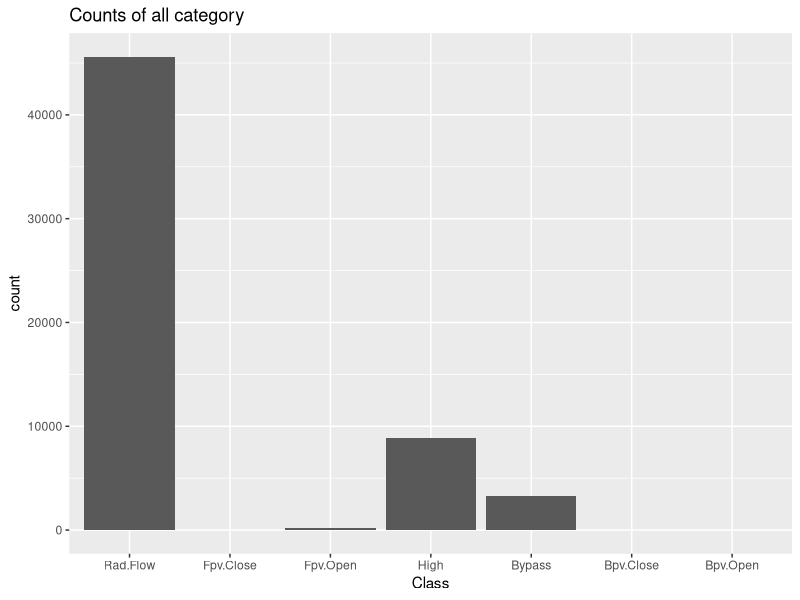
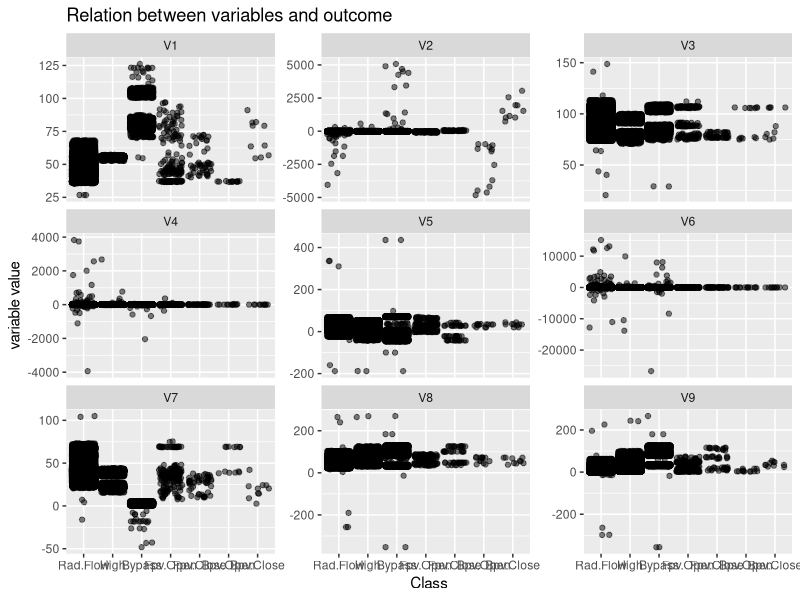
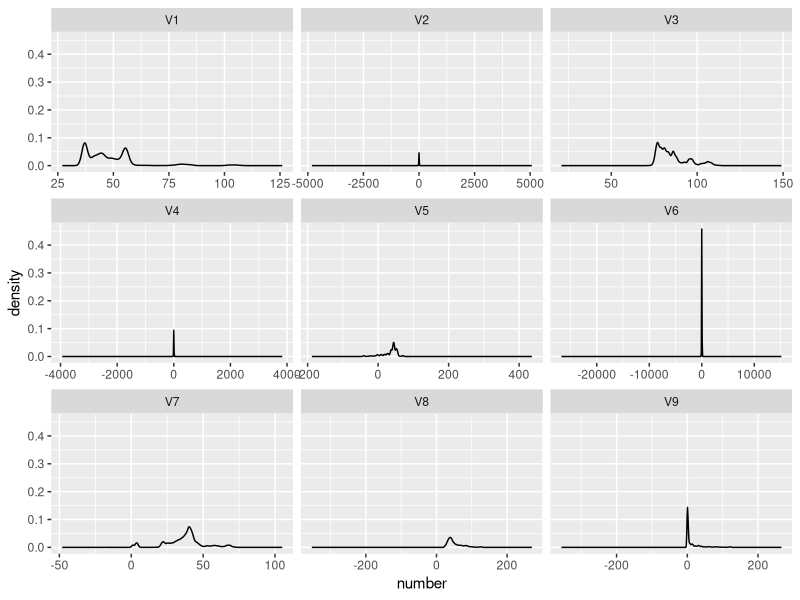
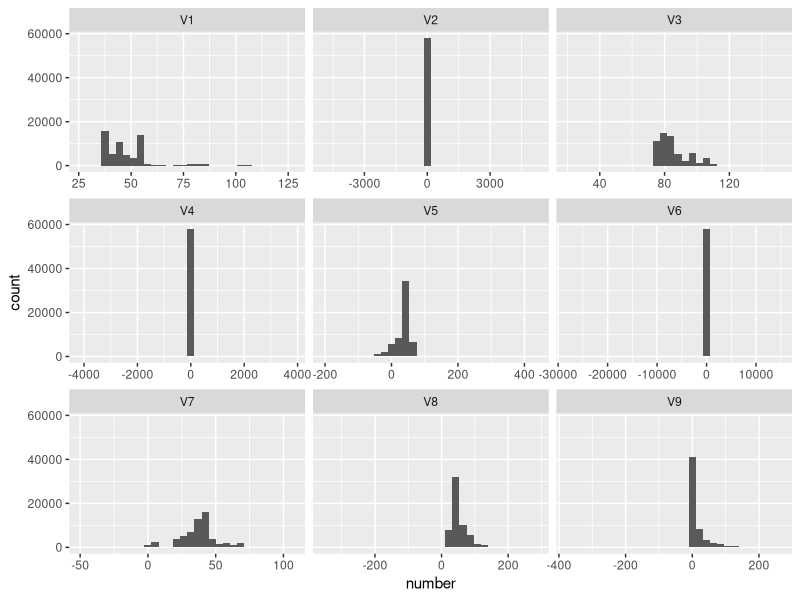
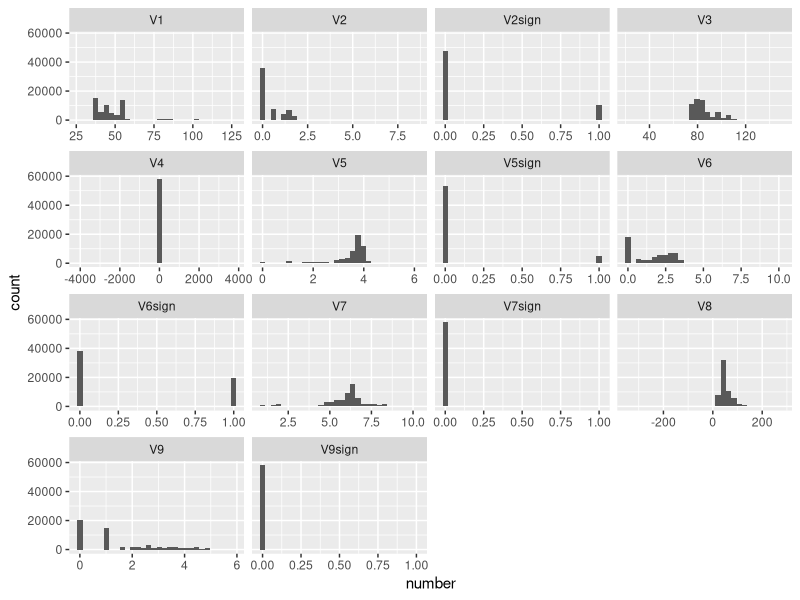
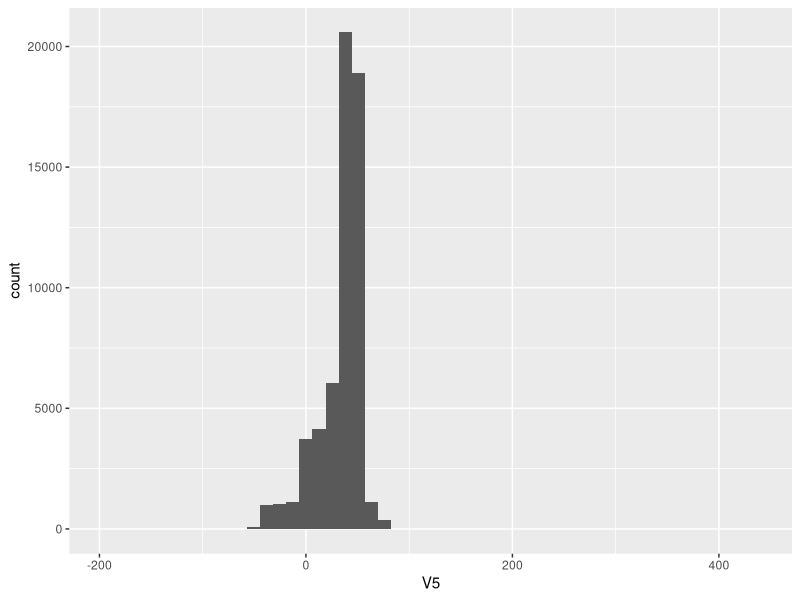
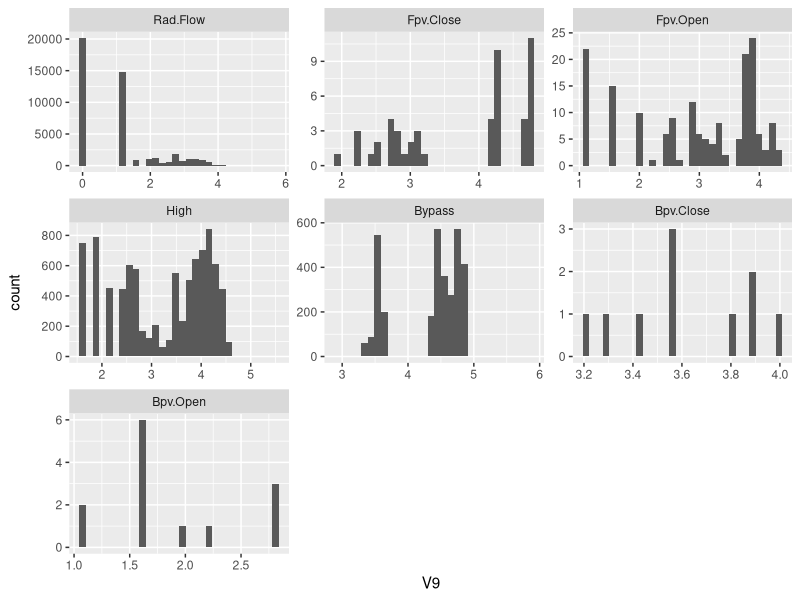
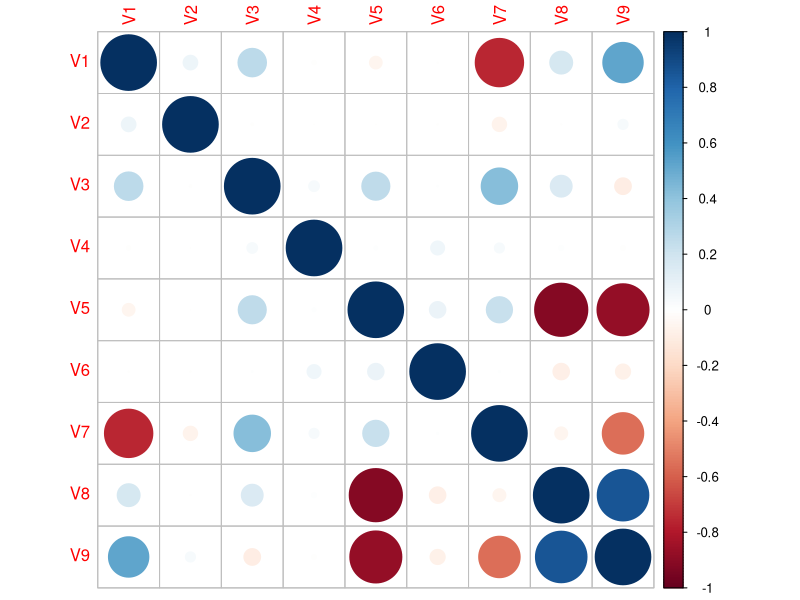

The R source for these figures, in order: (Note: this script raises an error after producing the figures.)
### explore the Shuttle set, because I don't actualy know it
library(mlbench)
data("Shuttle")
library(tidyverse)
Shuttle %>%
  summary()
ggplot(Shuttle, aes(Class))+
  geom_bar()+
  ggtitle("Counts of all category")
Shuttle %>% 
  count(Class,sort = TRUE)
# 1 Rad.Flow  45586
# 2 High       8903
# 3 Bypass     3267
# 4 Fpv.Open    171
# 5 Fpv.Close    50
# 6 Bpv.Open     13
# 7 Bpv.Close    10

# I might remove Bpv category
## unique variables per var
Shuttle %>% 
  summarise_all(~length(unique(.)))

Shuttle %>% 
  mutate(Class = fct_infreq(Class)) %>% 
  pivot_longer(cols = -Class,names_to = "Vars",values_to = "number") %>% 
  ggplot(aes(Class, number))+
  geom_jitter(alpha = 1/2)+
  facet_wrap(~Vars,scales = "free_y")+
  labs(
    title="Relation between variables and outcome",
    y = "variable value"
  )
ggsave(filename = "relation_outcome_vars.png")

# this tells me I need to scale and center all 9 variables.
# I believe v6 and v4 are probably not that predictive.

## look at distributions per variable
Shuttle %>% 
  mutate(Class = fct_infreq(Class)) %>% 
  pivot_longer(cols = -Class,names_to = "Vars",values_to = "number") %>%
  ggplot(aes(number)) +
  geom_density()+
  facet_wrap(~Vars,scales = "free_x")

Shuttle %>% 
  mutate(Class = fct_infreq(Class)) %>% 
  pivot_longer(cols = -Class,names_to = "Vars",values_to = "number") %>%
  ggplot(aes(number)) +
  geom_histogram()+
  facet_wrap(~Vars,scales = "free_x")
# I should treat the variables differently
Shuttle %>% 
  mutate(
    #V1 # many on start and dropping off, this is time related I believe so maybe exclude.
    V2sign = V2 <0,
    V2 = log1p(abs(V2)), # mostly zero, some extreme values -4821  5075, most between 5 and 12
    # leave V3
    # Leave V4 too
    V5sign = V5 <0,
    V5 = log1p(abs(V5)),
    V6sign = V6 <0,
    V6 = log1p(abs(V6)),
    V7sign = V7 <0,
    V7 = sqrt(abs(V7)),
    # V8 is fine
    V9sign = V9 < 0,
    V9 = log1p(abs(V9))
  ) %>% 
  mutate(Class = fct_infreq(Class)) %>% 
  pivot_longer(cols = -Class,names_to = "Vars",values_to = "number") %>%
  ggplot(aes(number)) +
  geom_histogram()+
  facet_wrap(~Vars,scales = "free_x")

Shuttle %>% 
  #filter(V2 !=0) %>% 
  mutate(V2 = sqrt(V2)) %>% 
  ggplot(aes(V5))+
  geom_histogram(bins = 50)
  #geom_density()

Shuttle %>% 
  #filter(V2 >0) %>% 
  mutate(
    V2sign = V2 <0,
    V2 = log1p(abs(V2)),
    #V3 = log10(V3)
    V5 = log1p(abs(V5)),
    V6 = log1p(abs(V6)),
    V7 = sqrt(abs(V7)),
    V8 = V8,
    V9sign = V9 < 0,
    V9 = log1p(abs(V9))
    ) %>% 
  ggplot(aes(V9)) + 
  geom_histogram(bins = 30) + 
  facet_wrap(~Class, scales = "free")+
  #scale_x_continuous(trans = scales::boxcox_trans())+
  NULL


# any correlations between the predictors?
# if so, I could use some pls or something to bring it back.
library(corrplot)
M <- Shuttle %>% select(-Class) %>% cor()
corrplot(M, method = "circle")
# this tells me V1 and V7 are negative correlated. V5 with both V8 and V9
#V8 V9 

# what happened after 
# inputation, yeoJohnson and scaling 
test %>% 
  mutate(Class = fct_infreq(Class)) %>% 
  pivot_longer(cols = -Class,names_to = "Vars",values_to = "number") %>% 
  ggplot(aes(Class, number))+
  geom_jitter(alpha = 1/2)+
  facet_wrap(~Vars,scales = "free_y")+
  labs(
    title="Relation between FE variables and outcome",
    y = "variable value"
  )
ggsave(filename = "relation_FE_outcome_vars.png")